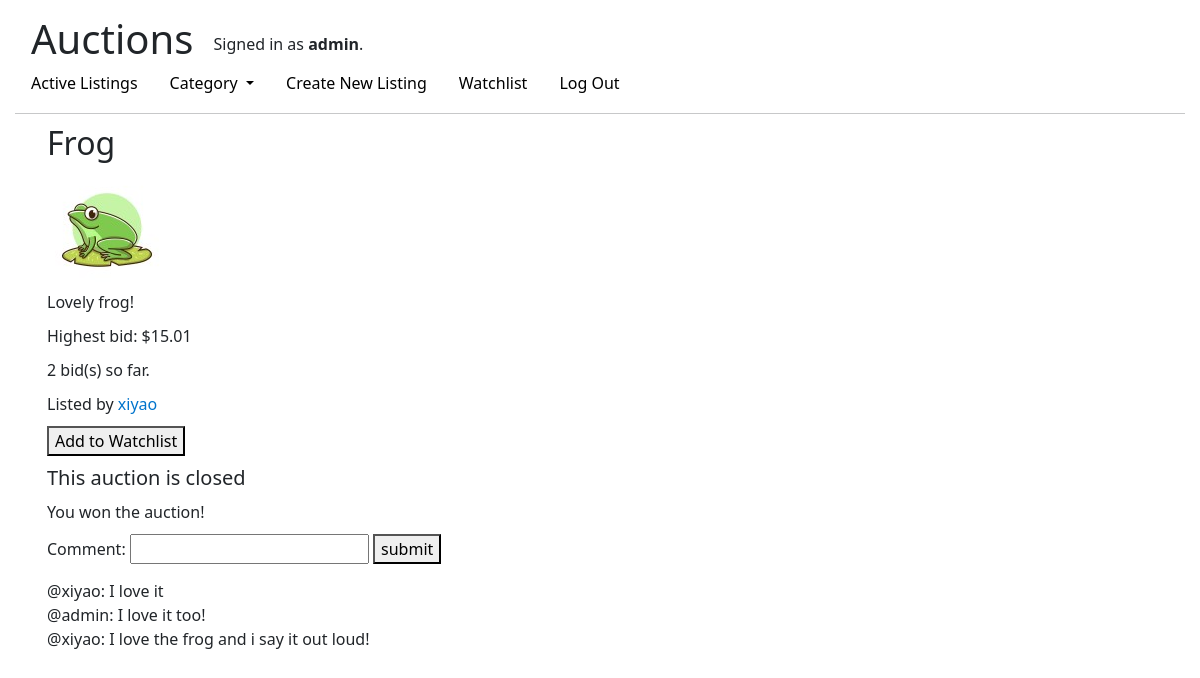
Page /listing/23 (signed in) on the committed database.
### auctions/models.py (models this page shows, shortened)
class User(AbstractUser):
    pass
    watchlist = models.ManyToManyField('AuctionListing', related_name="watchers", null=True, blank=True)

class AuctionListing(models.Model):
    owner = models.ForeignKey(User, on_delete=models.CASCADE, related_name="listings")
    title = models.CharField(max_length=64)
    description = models.CharField(max_length=500)
    image = models.ImageField(upload_to="auctions", null=True, blank=True)
    comments = models.ManyToManyField(Comment, related_name="listing", null=True, blank=True)
    starting_bid = models.DecimalField(decimal_places=2, max_digits=6)
    active = models.BooleanField(default=True)
    categories = models.ManyToManyField(Category, related_name="listings")

class Bid(models.Model):
    bid_maker = models.ForeignKey(User, on_delete=models.CASCADE, related_name="bids")
    listing = models.ForeignKey(AuctionListing, on_delete=models.CASCADE, related_name="bids")
    price = models.DecimalField(decimal_places=2, max_digits=7)

class Comment(models.Model):
    author = models.ForeignKey(User, on_delete=models.CASCADE, related_name="comments")
    content = models.CharField(max_length=140)

### auctions/views.py (the view)
# urls.py: path("listing/<str:id>", views.listing, name="listing"),
def listing(request, id):
    if AuctionListing.objects.filter(id=id).exists():
        listing = AuctionListing.objects.get(id=id)
        owner = listing.owner
        bid_num =  listing.bids.count()
        if bid_num > 0:
            won_bid = listing.bids.order_by("-price").first()
            highest_bid = won_bid.price
            won_user = won_bid.bid_maker
            lowest_price = highest_bid + Decimal(0.01)
        else:
            won_user = None
            highest_bid = listing.starting_bid
            lowest_price = highest_bid
        watchlist_form = None
        is_watched = False
        close_form = None
        comment_form = None
        bid_form = None
        is_winner = False
        if request.user.is_authenticated:
            comment_form = CommentForm(initial={"listing_id": listing.id})
            watchlist_form = WatchlistForm(initial={"listing_id": listing.id})
            if request.user.watchlist.filter(id=listing.id).exists():
                is_watched = True
            if request.user == owner and listing.active:
                close_form = CloseListingForm(initial={"listing_id": listing.id})
            else:
                if listing.active:
                    bid_form = BidForm(initial={
                        "listing_id": listing.id
                    })
                    bid_form.fields["price"].widget.attrs['min'] = lowest_price
                elif won_user == request.user:
                    is_winner = True
        return render(request, "auctions/listing.html", {
            "listing": listing,
            "highest_bid": highest_bid,
            "bid_num": bid_num,
            "owner": owner,
            "close_form": close_form,
            "comment_form": comment_form,
            "bid_form": bid_form,
            "is_winner": is_winner,
            "watchlist_form": watchlist_form,
            "is_watched": is_watched
        })
    return HttpResponseRedirect(reverse("index"))

### auctions/views.py
class CommentForm(forms.Form):
    listing_id = forms.CharField(widget=forms.HiddenInput())
    content = forms.CharField(label="Comment", max_length=140)

class WatchlistForm(forms.Form):
    listing_id = forms.CharField(widget=forms.HiddenInput())

### auctions/templates/auctions/listing.html (shortened to what this page needs)
{% extends 'auctions/layout.html' %}
{% block body %}
    <div id="listing">
        <h2>{{ listing.title }}</h2>
        {% if listing.image %}
        <img src="{{ MEDIA_URL }}{{ listing.image.url }}" alt="{{listing.title}}">
        {% endif %}
        <div>
            {{ listing.description }}
        </div>
        <div>
            Highest bid: ${{ highest_bid }}
        </div>
        <div>
            {{ bid_num}} bid(s) so far.
        </div>
        <div>
            Listed by <a id="user_page" href="{% url 'user_page' id=owner.id %}">{{ owner.username }}</a>
        </div>
        <div>
            {% if watchlist_form %}
                <form action="{% url 'watchlist' %}" method="post">
                    <button>
                        {% if is_watched %}
                            Remove form Watchlist
                        {% else %}
                            Add to Watchlist
                        {% endif %}
                    </button>
                </form>
            {% endif %}
        </div>
        <div>
            {% if not listing.active %}
                <h5>This auction is closed</h5>
            {% endif %}
        </div>
        <div>
            {% if is_winner %}
                <div>You won the auction!</div>
            {% endif %}
        </div>
        <div>
            {% if comment_form %}
            <form action="{% url 'comment' %}" method="post">
                {{ comment_form }}
                <button>submit</button>
            </form>
            {% endif %}
        </div>
        <div>
            {% for comment in listing.comments.all %}
                <div>@{{ comment.author }}: {{ comment.content }}</div>
            {% endfor %}
        </div>
    </div>
{% endblock %}

### auctions/templates/auctions/layout.html (shortened to what this page needs)
{% load static %}
<!DOCTYPE html>
<html lang="en">
    <head>
        <link href="{% static 'auctions/styles.css' %}" rel="stylesheet">
        <link rel="stylesheet" href="https://stackpath.bootstrapcdn.com/bootstrap/4.4.1/css/bootstrap.min.css">
        <link href="https://cdn.jsdelivr.net/npm/bootstrap@5.0.2/dist/css/bootstrap.min.css" rel="stylesheet">
    </head>
    <body>
        <div id="header">
            <h1>Auctions</h1>
            <div id="signin-info">
                {% if user.is_authenticated %}
                    Signed in as <strong>{{ user.username }}</strong>.
                {% else %}
                    Not signed in.
                {% endif %}
            </div>
        </div>
        <ul class="nav">
            <li class="nav-item">
                <a class="nav-link" href="{% url 'index' %}">Active Listings</a>
            </li>
            <li class="nav-item dropdown">
                <a class="nav-link dropdown-toggle" href="#" id="navbarDarkDropdownMenuLink" role="button" data-bs-toggle="dropdown" aria-expanded="false">
                  Category
                </a>
            </li>
            {% if user.is_authenticated %}
                <li class="nav-item">
                    <a class="nav-link" href="{% url 'create' %}">Create New Listing</a>
                </li>
                <li class="nav-item">
                    <a class="nav-link" href="{% url 'watchlist' %}">Watchlist</a>
                </li>
                <li class="nav-item">
                    <a class="nav-link" href="{% url 'logout' %}">Log Out</a>
                </li>
            {% endif %}
        </ul>
        <hr>
        <div id="content">
            {% block body %}
            {% endblock %}
        </div>
    </body>
</html>

### auctions/static/auctions/styles.css (style rules this page uses)
body { padding: 15px; }
body > div#content { padding-left: 1rem; }
body > hr { margin-top: 10px; margin-bottom: 10px; }
body > ul > li > a.nav-link { color: black; }
#header { padding-left: 1rem; padding-right: 1rem; }
#header > div { height:44px; line-height: 55px; display: inline-block; padding-left: 1rem; padding-right: 1rem; vertical-align:middle; }
#header > h1 { vertical-align: middle; display: inline; }
#content a { color: black; text-decoration: none; }
div#listing { padding-left: 1rem; }
div#listing > div { margin-bottom: 10px; }
a#user_page { color:hsl(206,100%,40%); }

### rows in the picture
User: username "admin"
AuctionListing: title "Frog", image (picture), description "Lovely frog!"
Bid: price "15.01"
User: username "xiyao"
Comment: author "xiyao", content "I love it"
Comment: author "admin", content "I love it too!"
Comment: author "xiyao", content "I love the frog and i say it out loud!"

### other values in the picture
{{ bid_num }} "2"
